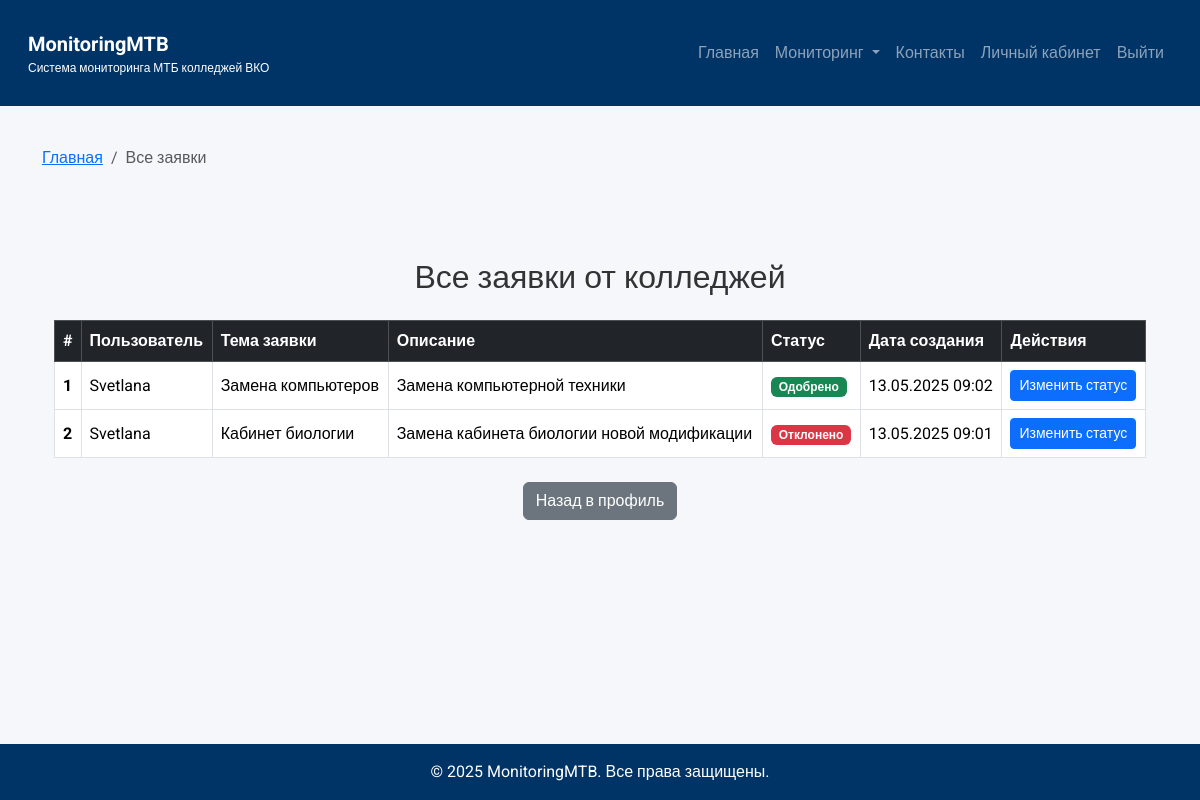
Page /all_requests/ (signed in) on the committed database.
### colleges/models.py (models this page shows, shortened)
class Request(models.Model):
    STATUS_CHOICES = [
        ('pending', 'На рассмотрении'),
        ('approved', 'Одобрено'),
        ('rejected', 'Отклонено'),
    ]
    user = models.ForeignKey(settings.AUTH_USER_MODEL, on_delete=models.CASCADE)
    title = models.CharField(max_length=255)
    description = models.TextField()
    status = models.CharField(max_length=20, choices=STATUS_CHOICES, default='pending')
    created_at = models.DateTimeField(auto_now_add=True)

class CustomUser(AbstractUser):
    ROLE_CHOICES = [
        ('admin', 'Администратор'),
        ('manager', 'Менеджер'),
        ('client', 'Клиент'),
    ]
    role = models.CharField(max_length=20, choices=ROLE_CHOICES, default='client')

### colleges/utils.py (the view)
    def wrapper(request, *args, **kwargs):
        if request.user.is_authenticated and (request.user.role == 'manager' or request.user.role == 'admin'):
            return view_func(request, *args, **kwargs)
        else:
            return redirect('profile')

### colleges/utils.py (called while the page is built)
def manager_required(view_func):
    def wrapper(request, *args, **kwargs):
        if request.user.is_authenticated and (request.user.role == 'manager' or request.user.role == 'admin'):
            return view_func(request, *args, **kwargs)
        else:
            return redirect('profile')
    return wrapper

### colleges/views.py (called while the page is built)
@manager_required
def view_all_requests(request):
    requests = Request.objects.all().order_by('-created_at')  # Последние сверху
    return render(request, 'all_requests.html', {'requests': requests, 'page_title': 'Все заявки'})

### templates/all_requests.html
{% extends 'base.html' %}
{% block content %}
<div class="container mt-5">
    <h2 class="text-center mb-4">Все заявки от колледжей</h2>
    <table class="table table-bordered table-hover align-middle">
        <thead class="table-dark">
            <tr>
                <th>#</th>
                <th>Пользователь</th>
                <th>Тема заявки</th>
                <th>Описание</th>
                <th>Статус</th>
                <th>Дата создания</th>
                <th>Действия</th>
            </tr>
        </thead>
        <tbody>
            {% for request_item in requests %}
            <tr>
                <th scope="row">{{ forloop.counter }}</th>
                <td>{{ request_item.user.username }}</td>
                <td>{{ request_item.title }}</td>
                <td>{{ request_item.description }}</td>
                <td>
                    {% if request_item.status == 'pending' %}
                        <span class="badge bg-warning text-dark">На рассмотрении</span>
                    {% elif request_item.status == 'approved' %}
                        <span class="badge bg-success">Одобрено</span>
                    {% elif request_item.status == 'rejected' %}
                        <span class="badge bg-danger">Отклонено</span>
                    {% endif %}
                </td>
                <td>{{ request_item.created_at|date:"d.m.Y H:i" }}</td>
                <td>
                    <a href="{% url 'update_request_status' request_item.id %}" class="btn btn-sm btn-primary">Изменить статус</a>
                </td>
            </tr>
            {% empty %}
            <tr>
                <td colspan="7" class="text-center">Заявок нет</td>
            </tr>
            {% endfor %}
        </tbody>
    </table>
    <div class="text-center mt-4">
        <a href="{% url 'profile' %}" class="btn btn-secondary">Назад в профиль</a>
    </div>
</div>
{% endblock %}

### templates/base.html (style rules this page uses)
body { font-family: 'Roboto', sans-serif; background-color: #F5F7FA; color: #333; }

### rows in the picture
Request: user.username "Svetlana", title "Замена компьютеров", description "Замена компьютерной техники", status "Одобрено", created_at "13.05.2025 09:02"
Request: user.username "Svetlana", title "Кабинет биологии", description "Замена кабинета биологии новой модификации", status "Отклонено", created_at "13.05.2025 09:01"

### other values in the picture
{{ page_title }} "Все заявки"
